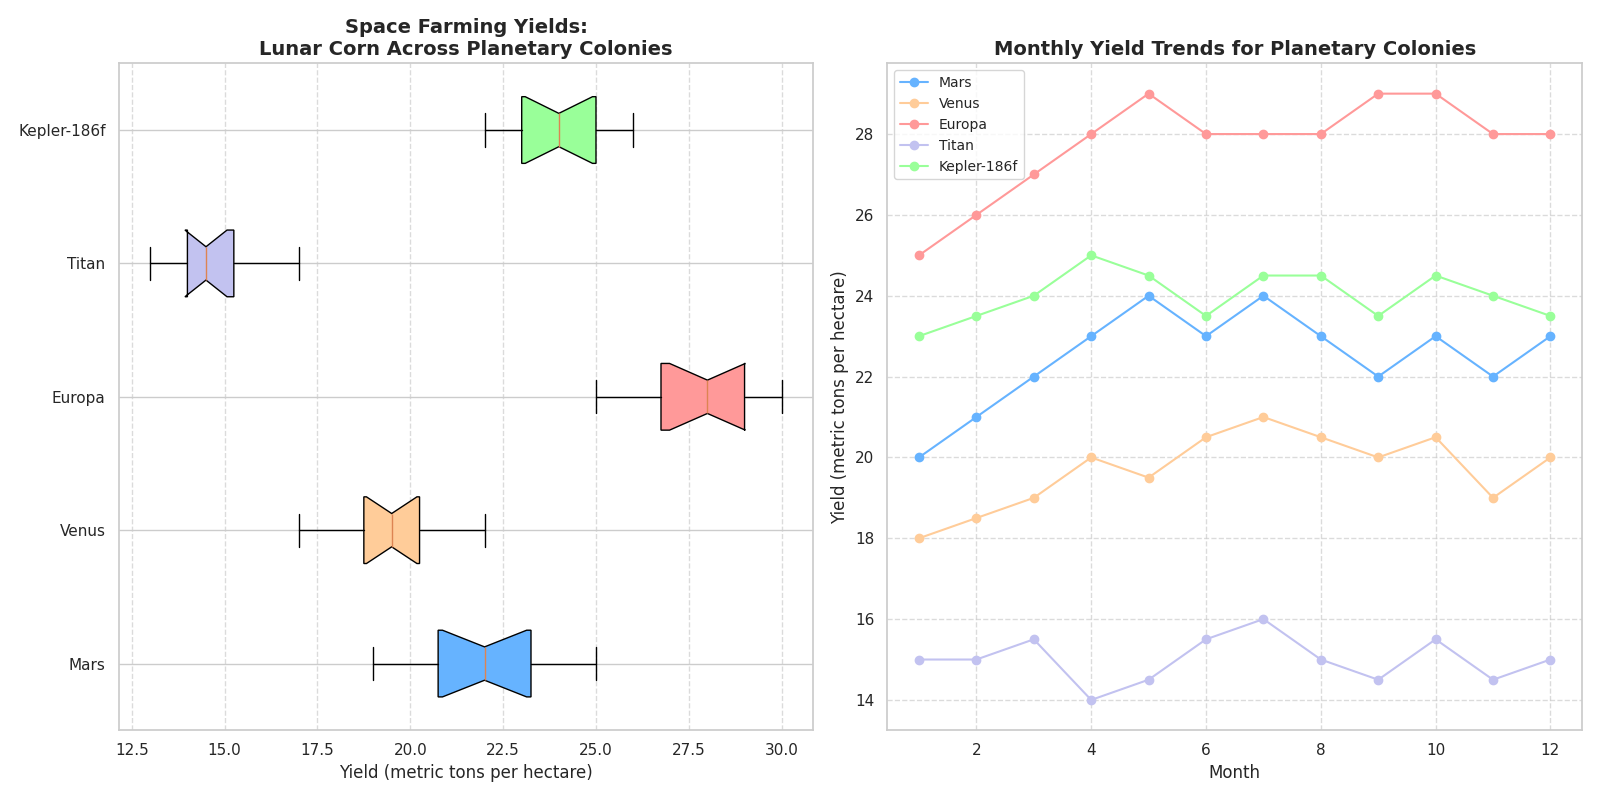

The Python source for this figure:
import matplotlib.pyplot as plt
import numpy as np

# Define yields data for each planetary colony (in metric tons per hectare)
mars_yields = [20, 23, 21, 19, 25, 22, 24, 23, 20, 22, 21, 24]
venus_yields = [18, 19, 17, 20, 19, 21, 22, 20, 19, 21, 18, 20]
europa_yields = [25, 28, 26, 30, 29, 27, 26, 28, 30, 27, 28, 29]
titan_yields = [15, 14, 16, 13, 14, 15, 17, 13, 14, 16, 15, 14]
kepler_yields = [23, 24, 25, 26, 23, 22, 24, 25, 23, 25, 24, 23]

# Create average yield data for the line plot
months = np.arange(1, 13)
mars_trend = np.array([20, 21, 22, 23, 24, 23, 24, 23, 22, 23, 22, 23])
venus_trend = np.array([18, 18.5, 19, 20, 19.5, 20.5, 21, 20.5, 20, 20.5, 19, 20])
europa_trend = np.array([25, 26, 27, 28, 29, 28, 28, 28, 29, 29, 28, 28])
titan_trend = np.array([15, 15, 15.5, 14, 14.5, 15.5, 16, 15, 14.5, 15.5, 14.5, 15])
kepler_trend = np.array([23, 23.5, 24, 25, 24.5, 23.5, 24.5, 24.5, 23.5, 24.5, 24, 23.5])

fig, axes = plt.subplots(1, 2, figsize=(16, 8))

# First subplot: Horizontal box plot
all_yields = [mars_yields, venus_yields, europa_yields, titan_yields, kepler_yields]
colony_names = ['Mars', 'Venus', 'Europa', 'Titan', 'Kepler-186f']
box_colors = ['#66B3FF', '#FFCC99', '#FF9999', '#C2C2F0', '#99FF99']  # Shuffled colors
box = axes[0].boxplot(all_yields, vert=False, patch_artist=True, labels=colony_names, notch=True, whis=1.5)
for patch, color in zip(box['boxes'], box_colors):
    patch.set_facecolor(color)
axes[0].set_title("Space Farming Yields:\nLunar Corn Across Planetary Colonies", fontsize=14, fontweight='bold')
axes[0].set_xlabel("Yield (metric tons per hectare)")
axes[0].grid(axis='x', linestyle='--', alpha=0.7)

# Second subplot: Line plot
trend_colors = ['#66B3FF', '#FFCC99', '#FF9999', '#C2C2F0', '#99FF99']  # Shuffled colors
axes[1].plot(months, mars_trend, label='Mars', color=trend_colors[0], marker='o')
axes[1].plot(months, venus_trend, label='Venus', color=trend_colors[1], marker='o')
axes[1].plot(months, europa_trend, label='Europa', color=trend_colors[2], marker='o')
axes[1].plot(months, titan_trend, label='Titan', color=trend_colors[3], marker='o')
axes[1].plot(months, kepler_trend, label='Kepler-186f', color=trend_colors[4], marker='o')
axes[1].set_title("Monthly Yield Trends for Planetary Colonies", fontsize=14, fontweight='bold')
axes[1].set_xlabel("Month")
axes[1].set_ylabel("Yield (metric tons per hectare)")
axes[1].legend(loc='upper left', fontsize=10)
axes[1].grid(True, linestyle='--', alpha=0.7)

plt.tight_layout()
plt.show()
